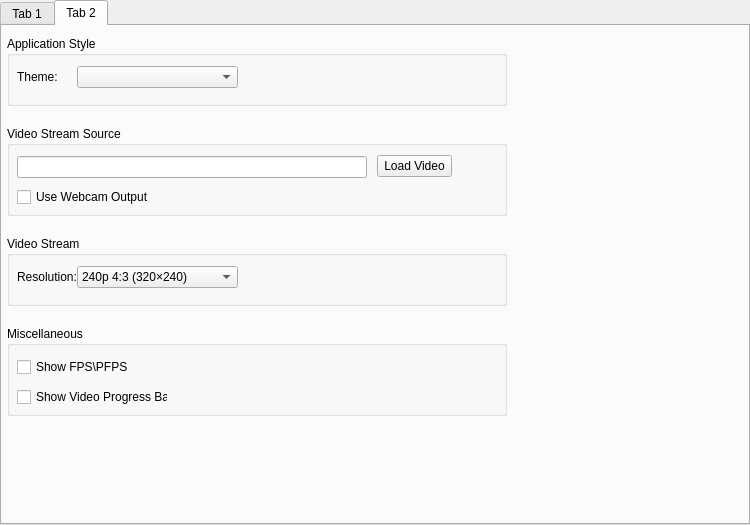
<?xml version="1.0" encoding="UTF-8"?>
<ui version="4.0">
 <class>MainWindow</class>
 <widget class="QMainWindow" name="MainWindow">
  <property name="geometry">
   <rect>
    <x>0</x>
    <y>0</y>
    <width>750</width>
    <height>525</height>
   </rect>
  </property>
  <property name="windowTitle">
   <string>MainWindow</string>
  </property>
  <property name="tabShape">
   <enum>QTabWidget::Rounded</enum>
  </property>
  <widget class="QWidget" name="CentralWidget">
   <widget class="QTabWidget" name="MainTabWidget">
    <property name="geometry">
     <rect>
      <x>0</x>
      <y>0</y>
      <width>750</width>
      <height>525</height>
     </rect>
    </property>
    <property name="currentIndex">
     <number>1</number>
    </property>
    <widget class="QWidget" name="VideoPlayerTab">
     <attribute name="title">
      <string>Tab 1</string>
     </attribute>
     <widget class="QPushButton" name="PlayVideoButton">
      <property name="geometry">
       <rect>
        <x>660</x>
        <y>10</y>
        <width>75</width>
        <height>25</height>
       </rect>
      </property>
      <property name="text">
       <string>Stop</string>
      </property>
     </widget>
     <widget class="QPushButton" name="FocusInButton">
      <property name="geometry">
       <rect>
        <x>660</x>
        <y>40</y>
        <width>75</width>
        <height>25</height>
       </rect>
      </property>
      <property name="text">
       <string>Focus In</string>
      </property>
     </widget>
     <widget class="QFrame" name="VideoFrame">
      <property name="geometry">
       <rect>
        <x>5</x>
        <y>5</y>
        <width>645</width>
        <height>485</height>
       </rect>
      </property>
      <property name="frameShape">
       <enum>QFrame::StyledPanel</enum>
      </property>
      <property name="frameShadow">
       <enum>QFrame::Raised</enum>
      </property>
      <widget class="QProgressBar" name="VideoProgress">
       <property name="enabled">
        <bool>true</bool>
       </property>
       <property name="geometry">
        <rect>
         <x>2</x>
         <y>480</y>
         <width>640</width>
         <height>4</height>
        </rect>
       </property>
       <property name="value">
        <number>66</number>
       </property>
       <property name="textVisible">
        <bool>false</bool>
       </property>
      </widget>
     </widget>
    </widget>
    <widget class="QWidget" name="SettingsTab">
     <attribute name="title">
      <string>Tab 2</string>
     </attribute>
     <widget class="QGroupBox" name="VideoStreamGroup">
      <property name="geometry">
       <rect>
        <x>5</x>
        <y>100</y>
        <width>500</width>
        <height>90</height>
       </rect>
      </property>
      <property name="title">
       <string>Video Stream Source</string>
      </property>
      <widget class="QPushButton" name="VideoFileLoadButton">
       <property name="geometry">
        <rect>
         <x>370</x>
         <y>29</y>
         <width>75</width>
         <height>22</height>
        </rect>
       </property>
       <property name="text">
        <string>Load Video</string>
       </property>
      </widget>
      <widget class="QLineEdit" name="VideoFilePathLine">
       <property name="geometry">
        <rect>
         <x>10</x>
         <y>30</y>
         <width>350</width>
         <height>22</height>
        </rect>
       </property>
      </widget>
      <widget class="QCheckBox" name="WebcamChkBox">
       <property name="geometry">
        <rect>
         <x>10</x>
         <y>60</y>
         <width>151</width>
         <height>22</height>
        </rect>
       </property>
       <property name="text">
        <string>Use Webcam Output</string>
       </property>
      </widget>
     </widget>
     <widget class="QGroupBox" name="AppStyleGroup">
      <property name="geometry">
       <rect>
        <x>5</x>
        <y>10</y>
        <width>500</width>
        <height>70</height>
       </rect>
      </property>
      <property name="title">
       <string>Application Style</string>
      </property>
      <widget class="QComboBox" name="AppThemeCombo">
       <property name="geometry">
        <rect>
         <x>70</x>
         <y>30</y>
         <width>161</width>
         <height>22</height>
        </rect>
       </property>
      </widget>
      <widget class="QLabel" name="label_2">
       <property name="geometry">
        <rect>
         <x>10</x>
         <y>30</y>
         <width>47</width>
         <height>22</height>
        </rect>
       </property>
       <property name="text">
        <string>Theme:</string>
       </property>
      </widget>
     </widget>
     <widget class="QGroupBox" name="groupBox">
      <property name="geometry">
       <rect>
        <x>5</x>
        <y>210</y>
        <width>500</width>
        <height>70</height>
       </rect>
      </property>
      <property name="title">
       <string>Video Stream</string>
      </property>
      <widget class="QComboBox" name="comboBox">
       <property name="geometry">
        <rect>
         <x>70</x>
         <y>30</y>
         <width>161</width>
         <height>22</height>
        </rect>
       </property>
       <item>
        <property name="text">
         <string>240p 4:3 (320×240)</string>
        </property>
       </item>
       <item>
        <property name="text">
         <string>360p 4:3 (480×360)</string>
        </property>
       </item>
       <item>
        <property name="text">
         <string>480p 4:3 (640×480)</string>
        </property>
       </item>
       <item>
        <property name="text">
         <string>720p HD 16:9 (1280×720)</string>
        </property>
       </item>
      </widget>
      <widget class="QLabel" name="label">
       <property name="geometry">
        <rect>
         <x>10</x>
         <y>30</y>
         <width>61</width>
         <height>22</height>
        </rect>
       </property>
       <property name="text">
        <string>Resolution:</string>
       </property>
      </widget>
     </widget>
     <widget class="QGroupBox" name="groupBox_2">
      <property name="geometry">
       <rect>
        <x>5</x>
        <y>300</y>
        <width>500</width>
        <height>90</height>
       </rect>
      </property>
      <property name="title">
       <string>Miscellaneous</string>
      </property>
      <widget class="QCheckBox" name="checkBox">
       <property name="geometry">
        <rect>
         <x>10</x>
         <y>30</y>
         <width>111</width>
         <height>22</height>
        </rect>
       </property>
       <property name="text">
        <string>Show FPS\PFPS</string>
       </property>
      </widget>
      <widget class="QCheckBox" name="checkBox_2">
       <property name="geometry">
        <rect>
         <x>10</x>
         <y>60</y>
         <width>151</width>
         <height>22</height>
        </rect>
       </property>
       <property name="text">
        <string>Show Video Progress Bar</string>
       </property>
      </widget>
     </widget>
    </widget>
   </widget>
  </widget>
 </widget>
 <layoutdefault spacing="6" margin="11"/>
 <resources/>
 <connections/>
</ui>
